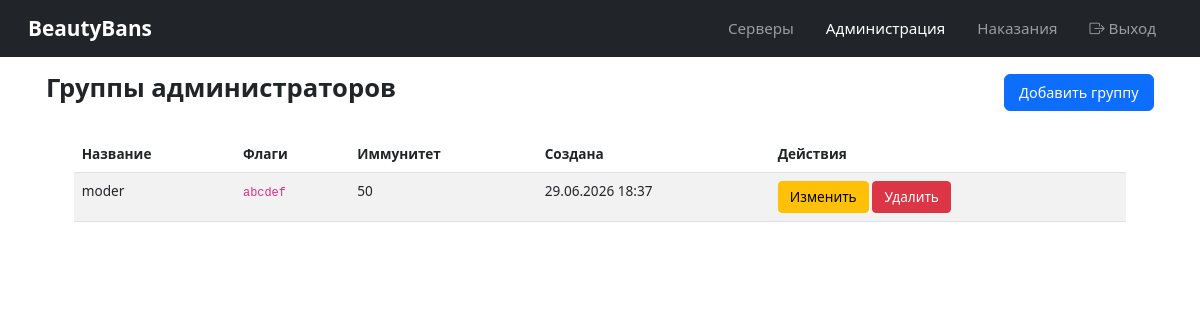
Screenshot of /admins/groups/ (signed in) with the database file from the repository.
### admins/models.py (models this page shows, shortened)
class AdminGroup(models.Model):
    name = models.CharField(max_length=64, unique=True)
    flags = models.CharField(max_length=32, default='', blank=True)
    immunity = models.IntegerField(default=0)
    created_at = models.DateTimeField(auto_now_add=True)
    class Meta:
        verbose_name = 'Admin Group'
        verbose_name_plural = 'Admin Groups'

### admins/views.py (the view)
# urls.py: path('groups/', views.groups_list, name='groups_list'),
@login_required
def groups_list(request):
    groups = AdminGroup.objects.all().order_by('name')
    return render(request, 'admins/groups_list.html', {'groups': groups})

### admins/templates/admins/groups_list.html (shortened to what this page needs)
{% extends 'base.html' %}
{% block content %}
<div class="d-flex justify-content-between align-items-center mb-4">
    <h1>Группы администраторов</h1>
    <a href="{% url 'admins:group_add' %}" class="btn btn-primary">Добавить группу</a>
</div>
{% if groups %}
<div class="table-responsive">
    <table class="table table-striped">
        <thead>
            <tr>
                <th>Название</th>
                <th>Флаги</th>
                <th>Иммунитет</th>
                <th>Создана</th>
                <th>Действия</th>
            </tr>
        </thead>
        <tbody>
            {% for group in groups %}
            <tr>
                <td>{{ group.name }}</td>
                <td><code>{{ group.flags|default:"—" }}</code></td>
                <td>{{ group.immunity }}</td>
                <td>{{ group.created_at|date:"d.m.Y H:i" }}</td>
                <td>
                    <a href="{% url 'admins:group_edit' group.pk %}" class="btn btn-sm btn-warning">Изменить</a>
                    <a href="{% url 'admins:group_delete' group.pk %}" class="btn btn-sm btn-danger">Удалить</a>
                </td>
            </tr>
            {% endfor %}
        </tbody>
    </table>
</div>
{% else %}
<div class="alert alert-info">
    Групп пока нет. <a href="{% url 'admins:group_add' %}">Добавить первую группу</a>
</div>
{% endif %}
{% endblock %}

### templates/base.html (style rules this page uses)
body { font-size: 14px; }
.btn { font-size: 0.9rem; padding: 0.4rem 0.9rem; }
.btn-sm { font-size: 0.85rem; padding: 0.3rem 0.7rem; }
.table { font-size: 0.85rem; width: 95% !important; margin: 0 auto; }
.table-responsive { overflow-x: auto; }
h1 { font-size: 1.6rem; font-weight: 600; text-align: center; }

### rows the page displays
AdminGroup: name "moder", flags "abcdef", immunity "50", created_at "29.06.2026 18:37"
